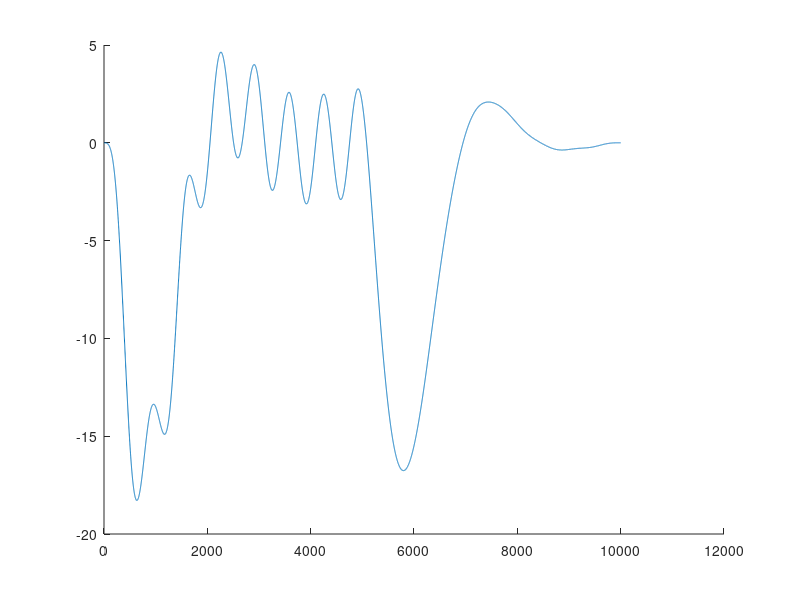

Here is the MATLAB script that generated this plot: (Note: this script raises an error after producing the figure.)
clear all
close all
clc


t = 0:.001:5;

f1 = [0,1,2,3,2,1];
f2 = [-2,-2,-2,-2,-2,-2,-2];
f3 = [1,-1,1,-1];
f4 = [0,0,0,-3,-3];

sol1 = conv(f1, f1);
sol2 = conv(f1, f2);
sol3 = conv(f1, f3);
sol4 = conv(f2, f3);
sol5 = conv(f1, f4);


hold on
%load convolution_1
%plot(convolution_1(:,1),convolution_1(:,2))
%load convolution_2
%plot(convolution_2(:,1),convolution_2(:,2))
%load convolution_3
%plot(convolution_3(:,1),convolution_3(:,2))
%load convolution_4
%plot(convolution_4(:,1),convolution_4(:,2))
%load convolution_5
%plot(convolution_5(:,1),convolution_5(:,2))
%plot(sol1);
%plot(sol2);
%plot(sol3);
%plot(sol4);
%plot(sol5);

h = -.3339 * exp(2.6038*-t) + .4202 * exp(-1.1981*t) .* cos(2.0787*t - deg2rad(-37.386));
f = sin(3 * pi * t);
%y = -0.1379*exp(-2.6038*t) + 0.1519*exp(-1.1981*t) .* cos(2.0797*t - .3251) + (-0.1227/(3*pi)) * sin(3*pi*t);


sol6 = conv(h, f);

%load convolution_result.txt
%plot(convolution_result(:,1),convolution_result(:,2))
plot(sol6);
%plot(t,y);

%legend('matlab', 'analytical');
%legend('matlab');

% Open a text file for writing
fileID = fopen('output.txt', 'w');

% Print each pair of (t, f(t)) to the file
for i = 1:length(t)
    fprintf(fileID, '%.6f\n', f(i));
end

% Close the file
fclose(fileID);

% Open a text file for writing
fileID = fopen('output2.txt', 'w');

% Print each pair of (t, f(t)) to the file
for i = 1:length(t)
    fprintf(fileID, '%.6f\n', h(i));
end

% Close the file
fclose(fileID);

%legend("Analytical")

hold off
ax = gca;
ax.Clipping = 'off';
